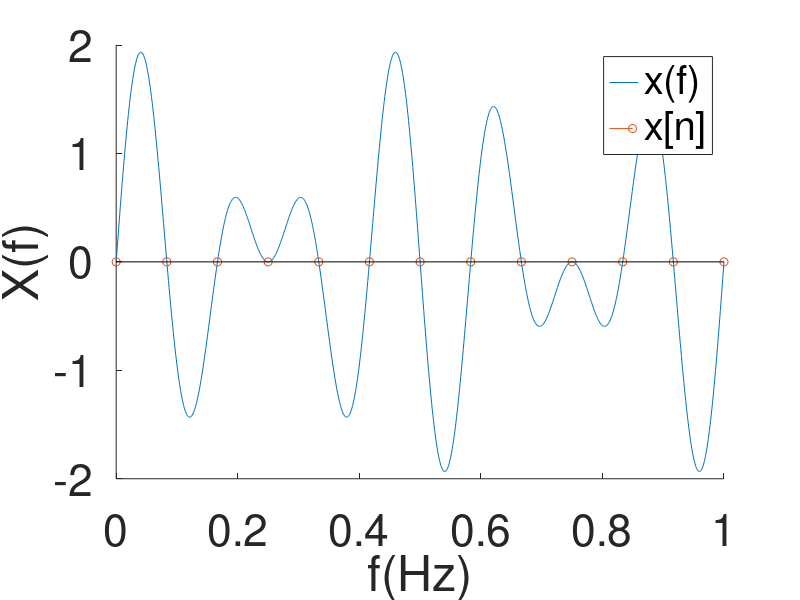

Recreate this plot in MATLAB.
clear
close all
clc

% alle frequenzen geteilt durch 1000 für einfachere darstellung
Fs = 12;            % Sampling frequency
T = 1/Fs;             % Sampling period
L = 1;             % Length of signal
t_n = (0:T:L);        % Time vector for discrete signal

f1=5;
f2=7;

t = (0:0.001:1);        % Time vector

x1=sin(2*pi*f1*t);
x2=sin(2*pi*f2*t);
x=x1+x2;
xn=sin(2*pi*f1*t_n) + sin(2*pi*f2*t_n);

figure(2);
set(gca, "fontsize", 32);
hold on
plot(t,x)
stem(t_n,xn)
hold off
xlabel("f(Hz)")
ylabel("X(f)")
legend('x(f)', 'x[n]')


